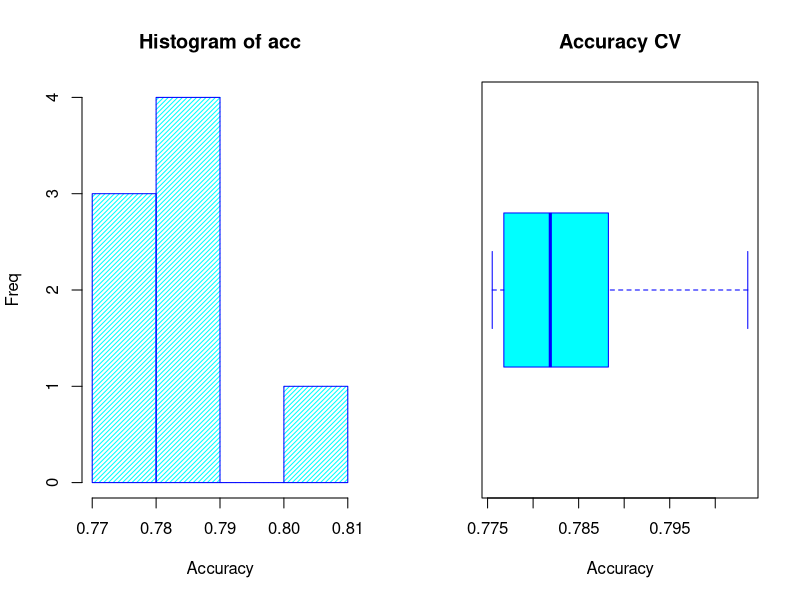
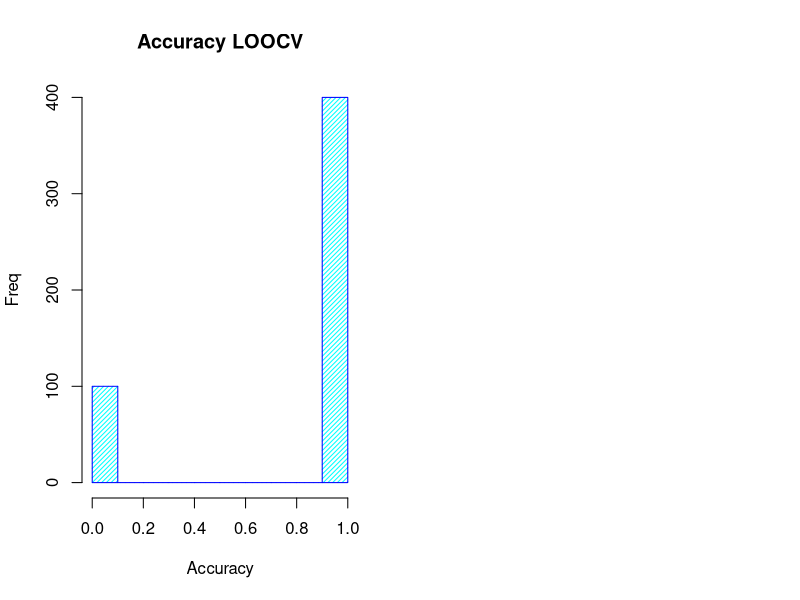

Write the R code that produced these figures, in order.
## ---- chunk 1

## ---- chunk 2
library(mlbench)
data(PimaIndiansDiabetes)
data<-data.frame(PimaIndiansDiabetes)
final<-data[sample(nrow(data), 500), ]

final$diabetes<-final$diabetes == "pos" 
# want the columns to be numeric
final$pregnant<-as.numeric(final$pregnant)
final$glucose<-as.numeric(final$glucose)
final$pressure<-as.numeric(final$pressure)
final$triceps<-as.numeric(final$triceps)
final$insulin<-as.numeric(final$insulin)
final$mass<-as.numeric(final$mass)
final$pedigree<-as.numeric(final$pedigree)
final$age<-as.numeric(final$age)


log_m<-glm(diabetes~.,family=binomial(logit),data=final)
summary(log_m)
## ---- chunk 3
exp(log_m$coefficients) #e^(Beta) = ODDS
## ---- chunk 4
library(MASS)
stepAIC(log_m, direction="both")
summary(log_m)
## ---- chunk 5
fitted_log_m<-glm(formula = diabetes ~ pregnant + glucose + pressure + mass + 
      pedigree + age, family = binomial(logit), data = final)
## ---- chunk 6
##install.packages("caret")
library(caret)
k<-8
acc <- NULL
set.seed(123)
for(i in 1:k){
  Train <- createDataPartition(final$diabetes, p=0.75, list=FALSE)
  training <- data[ Train, ]
  testing <- data[ -Train, ]
  log_m1<-glm(formula = diabetes ~ pregnant + glucose + pressure + mass + 
            +       pedigree + age, family = binomial(logit), data = training)
  pred<-predict(log_m1, newdata=testing,type="response")
  results <- ifelse(pred > 0.5,1,0)
  testing$diabetes<- testing$diabetes == "pos"
  answers <- testing$diabetes
  misClasificError <- mean(answers != results)
  acc[i]=1-misClasificError
}
mean(acc)
#[1] 0.7907125
par(mfcol=c(1,2))

# Histogram of accuracy
hist(acc,xlab='Accuracy',ylab='Freq',
     col='cyan',border='blue',density=30)

# Boxplot of accuracy
boxplot(acc,col='cyan',border='blue',horizontal=T,xlab='Accuracy',
        main='Accuracy CV')
## ---- chunk 7
#Leave one out cross validation
a1 <-NULL
x<-final[sample(1:nrow(final)),]
set.seed(123)
for(i in 1:nrow(x))
{
  # Train-test splitting
  # 149 samples -> fitting
  # 1 sample -> testing
  train <- x[-i,]
  test <- x[i,]
  
  # Fitting
  log_m2<-glm(formula = diabetes ~ pregnant + glucose + pressure + mass + 
                +       pedigree + age, family = binomial(logit), data = train)
 
  # Predict results
  pred1 <- predict(log_m2,newdata=test,type="response")
  
  # If prob > 0.5 then 1, else 0
  results1 <- ifelse(pred1 > 0.5,1,0)
  
  # Actual answers
  answers1 <- test$diabetes
  
  # Calculate accuracy
  # Calculate accuracy
  misClasificError1 <- mean(answers1 != results1)
  a1[i] <- 1-misClasificError1
  
  # Collecting results
  a1[i] <- 1-misClasificError1
}

# Average accuracy of the model
mean(a1)
#[1] 0.752
hist(a1,xlab='Accuracy',ylab='Freq',main='Accuracy LOOCV',
     col='cyan',border='blue',density=30)
## ---- chunk 8
final$diabetes<-as.numeric(final$diabetes)

#testing for normality
shapiro.test(final$diabetes)
shapiro.test(final$mass)
shapiro.test(final$pressure)
## ---- chunk 9
cor.test(final$pressure,final$mass, method = "spearman")
## ---- chunk 10
#testing if variances are equal
var.test(final$mass~final$diabetes)
## ---- chunk 11
t.test(final$mass~final$diabetes,var.equal=TRUE)
## ---- chunk 12
sumdiab = sum(final$diabetes)
sumdiab

